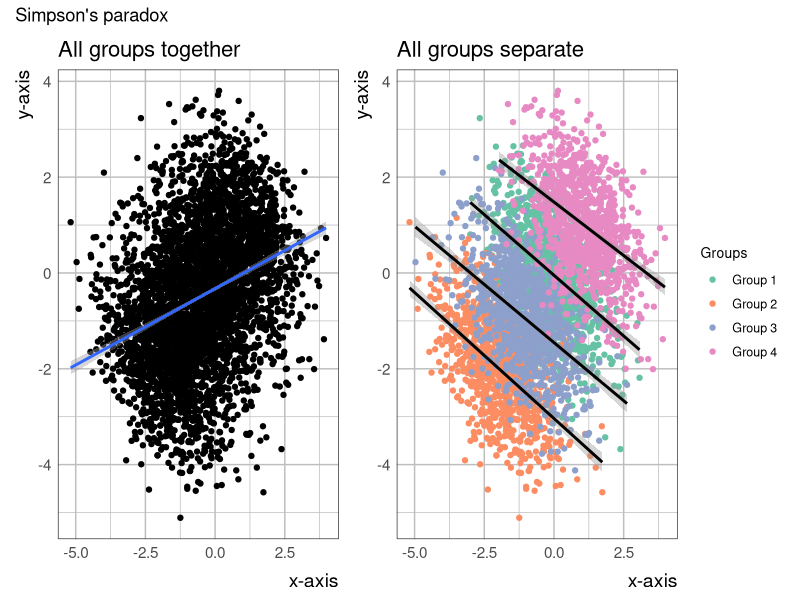

R code for this plot:
## ---- chunk 1
#| label: setup
#| include: false
knitr::opts_chunk$set(dev = "png", fig.retina = 2)

# A quiet, high-contrast base-R look that matches the deck.
vt_par <- function(...) {
  par(
    mar = c(4.2, 4.2, 2.2, 1.0), mgp = c(2.5, 0.7, 0),
    cex = 1.15, cex.lab = 1.0, las = 1, bty = "n",
    col.axis = "#333333", col.lab = "#1a1a1a", col.main = "#1a1a1a",
    fg = "#5c5c5c", ...
  )
}
maroon <- "#861F41"   # VT Chicago Maroon
rust   <- "#A8520F"
navy   <- "#17365C"
teal   <- "#0A6B45"
## ---- chunk 2
#| echo: true
sapply(c("pearson", "spearman", "kendall"), function(m)
  cor(cars$speed, cars$dist, method = m))
## ---- chunk 3
#| label: tbl-music-wine
#| echo: true
wine <- matrix(
  c(30, 39, 30,
    11,  1, 19,
    43, 35, 35),
  nrow = 3, byrow = TRUE,
  dimnames = list(Wine  = c("French", "Italian", "Other"),
                  Music = c("None", "French", "Italian"))
)
wine
## ---- chunk 4
#| echo: true
sum(wine)
## ---- chunk 5
#| label: tbl-joint
#| echo: true
round(prop.table(wine), 3)
## ---- chunk 6
#| label: tbl-marginal
#| echo: true
round(100 * addmargins(prop.table(wine)), 1)
## ---- chunk 7
#| echo: true
round(prop.table(wine, margin = 2), 3)
## ---- chunk 8
#| echo: true
fit <- chisq.test(wine, correct = FALSE)
round(fit$expected, 2)
## ---- chunk 9
#| echo: true
min(fit$expected)   # smallest expected count
## ---- chunk 10
#| echo: true
#| class-output: scroll-out
chisq.test(wine, correct = FALSE)
## ---- chunk 11
#| echo: true
contrib <- (wine - fit$expected)^2 / fit$expected
round(contrib, 2)
## ---- chunk 12
#| echo: true
sum(contrib)
## ---- chunk 13
#| echo: true
tc <- margin.table(Titanic, c(1, 4))
tc
## ---- chunk 14
#| echo: true
round(prop.table(tc, margin = 1), 3)   # survival rate within each class
## ---- chunk 15
#| echo: true
#| class-output: scroll-out
chisq.test(tc)
## ---- chunk 16
#| label: tbl-pets
#| echo: true
pets <- matrix(
  c(28, 50,
    11,  3),
  nrow = 2, byrow = TRUE,
  dimnames = list(Status = c("Alive", "Dead"),
                  Pet    = c("No", "Yes"))
)
addmargins(pets)
## ---- chunk 17
#| echo: true
round(addmargins(prop.table(pets)), 3)
## ---- chunk 18
#| echo: true
round(prop.table(pets, margin = 2), 3)
## ---- chunk 19
#| echo: true
#| class-output: scroll-out
chisq.test(pets, correct = FALSE)
## ---- chunk 20
#| echo: true
round(chisq.test(pets)$expected, 2)   # all above 5
## ---- chunk 21
#| echo: true
assoc <- function(tab) {
  Q   <- unname(chisq.test(tab, correct = FALSE)$statistic)
  N   <- sum(tab)
  phi <- sqrt(Q / N)
  t_C <- min(dim(tab))
  t_V <- min(dim(tab) - 1)
  c(Q = Q, N = N, phi = phi, phi_sq = phi^2,
    C = sqrt(Q / (Q + N)), C_max = sqrt((t_C - 1) / t_C),
    V = sqrt(Q / (N * t_V)))
}
round(assoc(wine), 4)
## ---- chunk 22
#| echo: true
round(assoc(pets), 4)
## ---- chunk 23
#| label: tbl-survey
#| echo: true
survey <- matrix(
  c(125, 81,  40,
     75, 119, 160),
  nrow = 2, byrow = TRUE,
  dimnames = list(Reply = c("Response", "Nonresponse"),
                  Size  = c("Small", "Medium", "Large"))
)
addmargins(survey)
## ---- chunk 24
#| echo: true
#| class-output: scroll-out
chisq.test(survey, correct = FALSE)
## ---- chunk 25
#| echo: true
#| class-output: scroll-out
prop.test(x = survey["Nonresponse", ], n = colSums(survey))
## ---- chunk 26
#| echo: true
t(sapply(c(1, 2, 5, 10), function(m) {
  tab <- pets * m
  ct  <- chisq.test(tab, correct = FALSE)
  c(multiplier = m, N = sum(tab),
    Q = unname(ct$statistic), p_value = ct$p.value,
    phi = sqrt(unname(ct$statistic) / sum(tab)))
}))
## ---- chunk 27
#| label: tbl-pain
#| echo: true
pain <- matrix(
  c(20, 15,
    35, 30),
  nrow = 2, byrow = TRUE,
  dimnames = list(Placebo   = c("Some relief", "No relief"),
                  New_drug  = c("Some relief", "No relief"))
)
addmargins(pain)
## ---- chunk 28
#| echo: true
x12 <- pain[1, 2]; x21 <- pain[2, 1]
Z <- (x12 - x21) / sqrt(x12 + x21)
c(Z = Z, p_one_sided = pnorm(Z),
  Zc = (x12 - x21 + 0.5) / sqrt(x12 + x21),
  Q = Z^2, p_two_sided = 1 - pchisq(Z^2, df = 1))
## ---- chunk 29
#| echo: true
#| class-output: scroll-out
mcnemar.test(pain, correct = FALSE)
## ---- chunk 30
#| label: tbl-sales
#| echo: true
sales <- matrix(
  c( 5,  4,
    13,  6),
  nrow = 2, byrow = TRUE,
  dimnames = list(Before = c("Acceptable", "Unacceptable"),
                  After  = c("Acceptable", "Unacceptable"))
)
addmargins(sales)
## ---- chunk 31
#| label: fig-simpson
#| fig-height: 3.4
#| out-width: "80%"
#| fig-alt: "Scatter plot illustrating Simpson's paradox with four coloured groups of
#|   points. Each group forms a downward-sloping cloud, so within either colour the
#|   relationship between x and y is negative, and a dashed line of best fit through
#|   each group slopes down. But the clouds sit in opposite corners of the plot - 
#|   stretching from low x and low y, to high x and high y — so the solid line fitted
#|   to all the points ignoring colour slopes clearly upward. The pooled association
#|   is therefore positive while every within-group association is negative."

library(MASS)
library(tidyverse)

plotTheme <- function() {
  theme(
    plot.title = element_text(size = 16, family = "sans", face = "plain", hjust = 0),
    plot.subtitle=element_text(size = 14, family = "sans", hjust = 0),
    plot.caption=element_text(size = 14, family = "sans", face = "italic", hjust = 0), 
    axis.title.x = element_text(size = 14, family = "sans", face = "plain", hjust = 1, vjust = -0.5),
    axis.title.y = element_text(size = 14, family = "sans", face = "plain", hjust = 1, vjust = 1),
    axis.text = element_text(size = rel(1), family = "sans", face = "plain"),
    panel.background = element_blank(),
    panel.grid.minor = element_line(colour = "gray"),
    panel.grid.major = element_line(colour = "gray"),
    axis.ticks = element_blank(),
    legend.title = element_text(size = 10, family = "sans"),
    legend.text = element_text(size = 9, family = "sans"),
    axis.line = element_blank()
  )
}
set.seed(5)
### build the g1

mu<-c(0,0)
sigma<-rbind(c(1,-0.5),c(-0.5,1))
g1<-as.data.frame(mvrnorm(n=1000, mu=mu, Sigma=sigma))
g1$group<-c("Group 1")


### build the g2

mu<-c(-2,-2)
sigma<-rbind(c(1,-0.5),c(-0.5,1))
g2<-as.data.frame(mvrnorm(n=1000, mu=mu, Sigma=sigma))
g2$group<-c("Group 2")

# ### build the g3
mu<-c(-1,-1)
sigma<-rbind(c(1,-0.5),c(-0.5,1))
g3<-as.data.frame(mvrnorm(n=1000, mu=mu, Sigma=sigma))
g3$group<-c("Group 3")

# ### build the g4
mu<-c(1,1)
sigma<-rbind(c(1,-0.5),c(-0.5,1))
g4<-as.data.frame(mvrnorm(n=1000, mu=mu, Sigma=sigma))
g4$group<-c("Group 4")


# the combined data of all three groups
df<-rbind(g1,g2,g3,g4)


plt1 <- df%>%ggplot(aes(x=V1, y=V2))+geom_point()+ 
    # coord_flip()+
    scale_fill_discrete()+
    geom_smooth(method='lm')+theme_bw() + 
    labs(title = "All groups together", x = "x-axis", y = "y-axis")+plotTheme()

plt2 <- df%>%ggplot(aes(x=V1, y=V2, group=group, color = group))+
    # coord_flip()+
    # scale_fill_hue()+
    scale_color_brewer(direction = 1, name = "Groups", 
                         palette = "Set2") +
    geom_point()+ geom_smooth(method='lm', col='black')+ 
    labs(title = "All groups separate", x = "x-axis", y = "y-axis")+theme_bw()+
     plotTheme()

library(patchwork)

plt1 + plt2 + plot_annotation(
  title = "Simpson's paradox")
## ---- chunk 32
#| echo: true
# UCBAdmissions ships with R: the six largest departments, fall 1973.
round(100 * prop.table(margin.table(UCBAdmissions, c(1, 2)), 2), 1)
## ---- chunk 33
#| echo: true
round(100 * apply(UCBAdmissions, 3, function(d) prop.table(d, 2)["Admitted", ]), 1)
## ---- chunk 34
#| echo: true
stones <- data.frame(
  stone     = c("Small", "Small", "Large", "Large"),
  treatment = c("A", "B", "A", "B"),
  success   = c(81, 234, 192, 55),
  total     = c(87, 270, 263, 80)
)
stones$rate <- round(100 * stones$success / stones$total, 1)
stones
## ---- chunk 35
#| echo: true
# pooled over stone size
with(stones, round(100 * tapply(success, treatment, sum) /
                         tapply(total,   treatment, sum), 1))
## ---- chunk 36
#| label: tbl-tea
#| echo: true
tea <- matrix(
  c(3, 1,
    1, 3),
  nrow = 2, byrow = TRUE,
  dimnames = list(`Poured first` = c("Tea", "Milk"),
                  `Lady says`    = c("Tea first", "Milk first"))
)
tea
## ---- chunk 37
#| echo: true
k <- 0:4
data.frame(k = k, prob = round(dhyper(k, m = 4, n = 4, k = 4), 4))
## ---- chunk 38
#| echo: true
sum(dhyper(3:4, m = 4, n = 4, k = 4))   # P(k >= 3)
## ---- chunk 39
#| echo: true
#| class-output: scroll-out
fisher.test(tea, alternative = "greater")
## ---- chunk 40
#| echo: true
# Every 2x2 table with all margins equal to 4, indexed by the (1,1) cell.
for (k in 0:4) {
  cat("k =", k, ":  [", k, 4 - k, "/", 4 - k, k, "]   P =",
      round(dhyper(k, 4, 4, 4), 4), "\n")
}
